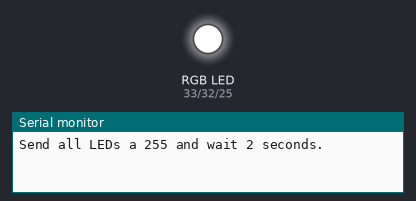
Recording of a sketch running on a simulated ESP32. On the bench: an RGB LED mixed from three pins (HIGH = lit), the last lines printed to the serial monitor.

Above: at 0.1 s.
At 4.31 s:
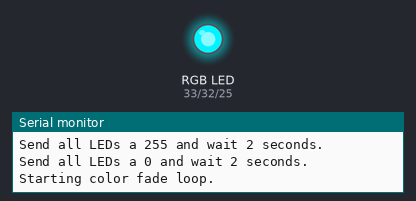
At 7.91 s:
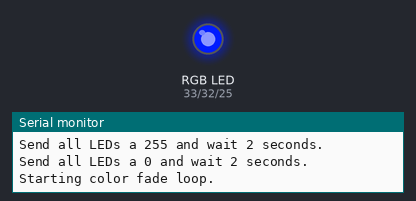
At 15.91 s:
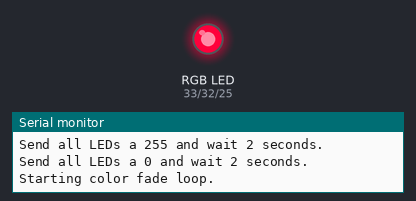
At 23.71 s:
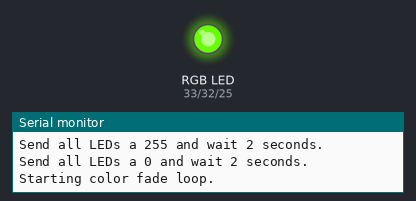
At 31.6 s:
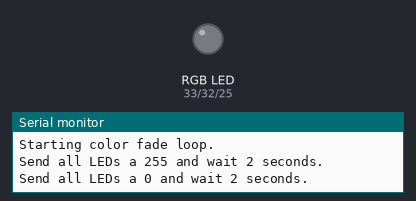
Timing chart, 0 to 40.0 s (numbered marks = the images above):
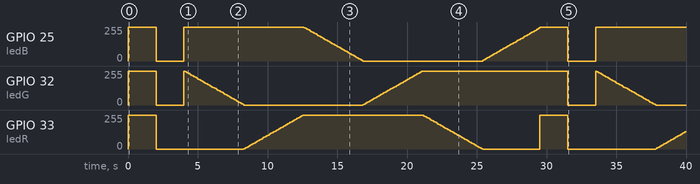

Measured:
- by itself, GPIO 32 (ledG): 0/255 → 255/255 at 0.01 s, → 0/255 2.0 s later, → 255/255 2.0 s later, → 249/255 0.10 s later, … (135 changes in this stretch)

The sketch:

ESP32_Colors_Led_RGB.ino
```cpp
/**
 * Control Led RGB
 *
 * Created 18/01/2020
 * by Mael T.
 *
 * PINOUT
 * ======
 * R: GPIO32
 * G: GPIO33
 * B: GPIO25
 * GND
*/


// Set up the rgb led names
uint8_t ledR = A5; //GPIO32
uint8_t ledG = A4; //GPIO33
uint8_t ledB = A18; //GPIO25

uint8_t ledArray[3] = {1, 2, 3}; // three led channels

const boolean invert = true; // set true if common anode, false if common cathode

uint8_t color = 0;          // a value from 0 to 255 representing the hue
uint32_t R, G, B;           // the Red Green and Blue color components
uint8_t brightness = 255;  // 255 is maximum brightness, but can be changed.  Might need 256 for common anode to fully turn off.

// the setup routine runs once when you press reset:
void setup()
{
  Serial.begin(115200);
  delay(10);

  ledcAttachPin(ledR, 1); // assign RGB led pins to channels
  ledcAttachPin(ledG, 2);
  ledcAttachPin(ledB, 3);

  // Initialize channels
  // channels 0-15, resolution 1-16 bits, freq limits depend on resolution
  // ledcSetup(uint8_t channel, uint32_t freq, uint8_t resolution_bits);
  ledcSetup(1, 12000, 8); // 12 kHz PWM, 8-bit resolution
  ledcSetup(2, 12000, 8);
  ledcSetup(3, 12000, 8);
}

// void loop runs over and over again
void loop()
{
  Serial.println("Send all LEDs a 255 and wait 2 seconds.");
  // If your RGB LED turns off instead of on here you should check if the LED is common anode or cathode.
  // If it doesn't fully turn off and is common anode try using 256.
  ledcWrite(1, 255);
  ledcWrite(2, 255);
  ledcWrite(3, 255);
  delay(2000);
  Serial.println("Send all LEDs a 0 and wait 2 seconds.");
  ledcWrite(1, 0);
  ledcWrite(2, 0);
  ledcWrite(3, 0);
  delay(2000);

  Serial.println("Starting color fade loop.");

 for (color = 0; color < 255; color++) { // Slew through the color spectrum

  hueToRGB(color, brightness);  // call function to convert hue to RGB

  // write the RGB values to the pins
  ledcWrite(1, R); // write red component to channel 1, etc.
  ledcWrite(2, G);
  ledcWrite(3, B);

  delay(100); // full cycle of rgb over 256 colors takes 26 seconds
 }

}

// Courtesy http://www.instructables.com/id/How-to-Use-an-RGB-LED/?ALLSTEPS
// function to convert a color to its Red, Green, and Blue components.

void hueToRGB(uint8_t hue, uint8_t brightness)
{
    uint16_t scaledHue = (hue * 6);
    uint8_t segment = scaledHue / 256; // segment 0 to 5 around the
                                            // color wheel
    uint16_t segmentOffset =
      scaledHue - (segment * 256); // position within the segment

    uint8_t complement = 0;
    uint16_t prev = (brightness * ( 255 -  segmentOffset)) / 256;
    uint16_t next = (brightness *  segmentOffset) / 256;

    if(invert)
    {
      brightness = 255 - brightness;
      complement = 255;
      prev = 255 - prev;
      next = 255 - next;
    }

    switch(segment ) {
    case 0:      // red
        R = brightness;
        G = next;
        B = complement;
    break;
    case 1:     // yellow
        R = prev;
        G = brightness;
        B = complement;
    break;
    case 2:     // green
        R = complement;
        G = brightness;
        B = next;
    break;
    case 3:    // cyan
        R = complement;
        G = prev;
        B = brightness;
    break;
    case 4:    // blue
        R = next;
        G = complement;
        B = brightness;
    break;
   case 5:      // magenta
    default:
        R = brightness;
        G = complement;
        B = prev;
    break;
    }
}
```
